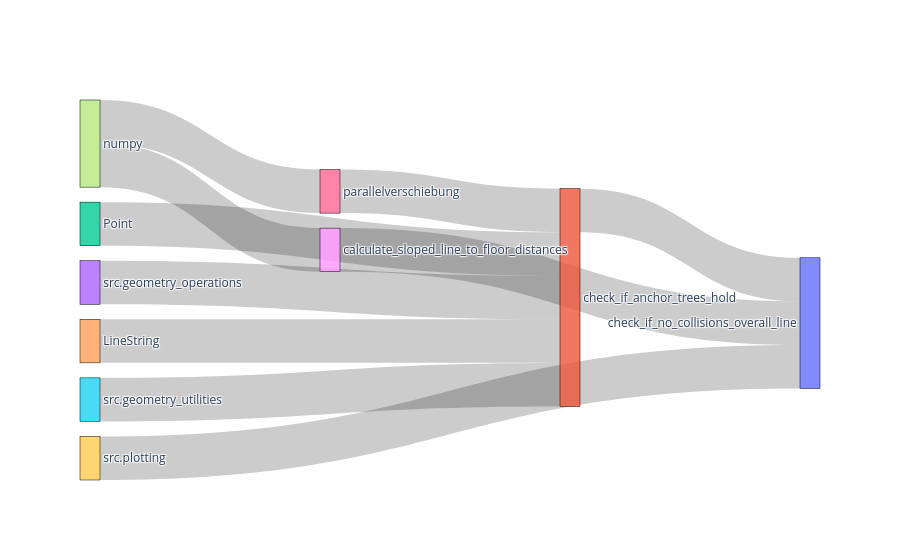

This figure's notebook cell:
### Markdown cell above
#### <a id='toc1_1_1_8_'></a>[Experimental Code Execution Visualization](#toc0_)

### Code cell
import plotly.graph_objects as go
import inspect


def create_call_graph(f):
    nodes = []
    edges = []
    visited = set()

    def add_node(node):
        if node not in nodes:
            nodes.append(node)

    def add_edge(source, target):
        edges.append({"source": nodes.index(source), "target": nodes.index(target)})

    def traverse(obj):
        if inspect.isfunction(obj) and obj.__name__ != "create_call_graph":
            add_node(obj)
            if obj not in visited:
                visited.add(obj)
                for caller in obj.__code__.co_names:
                    if caller != obj.__name__:
                        caller_obj = obj.__globals__.get(caller, None)
                        if caller_obj is not None:
                            add_node(caller_obj)
                            add_edge(caller_obj, obj)
                            traverse(caller_obj)

    traverse(f)

    fig = go.Figure(
        data=[
            go.Sankey(
                node=dict(
                    pad=15,
                    thickness=20,
                    line=dict(color="black", width=0.5),
                    label=[node.__name__ for node in nodes],
                ),
                link=dict(
                    source=[edge["source"] for edge in edges],
                    target=[edge["target"] for edge in edges],
                    value=[1] * len(edges),
                ),
            )
        ]
    )

    fig.show()

    return nodes, edges


nodes, edges = create_call_graph(
    mechanical_computations.check_if_no_collisions_overall_line
)

### Figure 1 — Plotly figure (JSON) as saved in the notebook; plotly's stock layout.template omitted (floating-point values rounded to 4 significant figures)
{"data": [{"link": {"source": [1, 2, 3, 4, 5, 6, 7, 8, 7, 9], "target": [0, 1, 1, 1, 1, 1, 6, 0, 8, 0], "value": [1, 1, 1, 1, 1, 1, 1, 1, 1, 1]}, "node": {"label": ["check_if_no_collisions_overall_line", "check_if_anchor_trees_hold", "Point", "src.geometry_operations", "LineString", "src.geometry_utilities", "parallelverschiebung", "numpy", "calculate_sloped_line_to_floor_distances", "src.plotting"], "line": {"color": "black", "width": 0.5}, "pad": 15, "thickness": 20}, "type": "sankey"}], "layout": {}}
